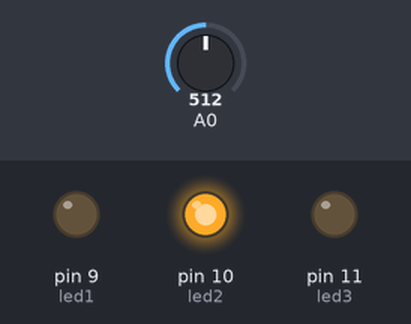
Bench run of a sketch on a simulated Arduino Uno, built with avr-gcc and run on an emulated ATmega328P. Shown: output pins drawn as LEDs (lit = HIGH). The test bench sets the inputs (shaded band); at power-on: A0 = 512.

Above: at 1.2 s.
1.3 s: A0 set to 331
At 1.9 s:
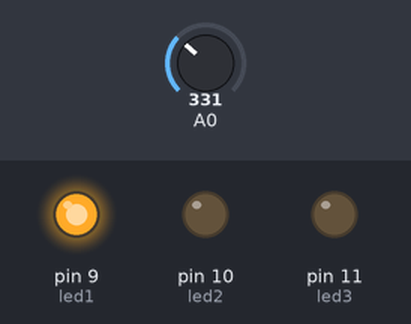
2.8 s: A0 set to 692
At 4.0 s:
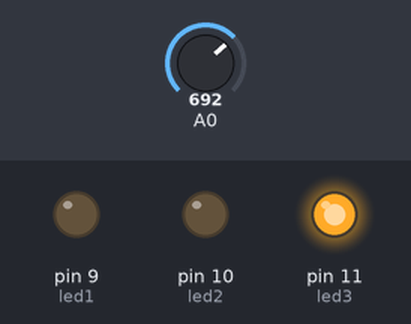
4.3 s: A0 set to 672
At 5.4 s:
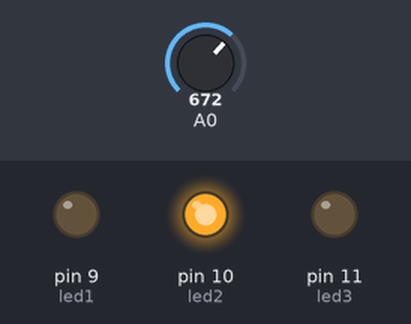
5.8 s: A0 set to 716
At 6.5 s:
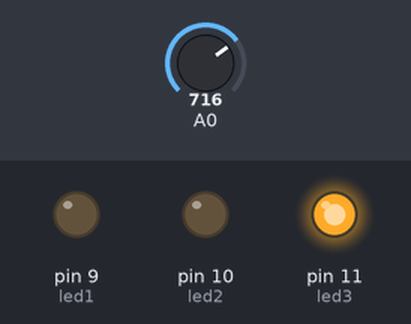
Timing chart, 0 to 8.3 s (numbered marks = the images above; inputs shaded):
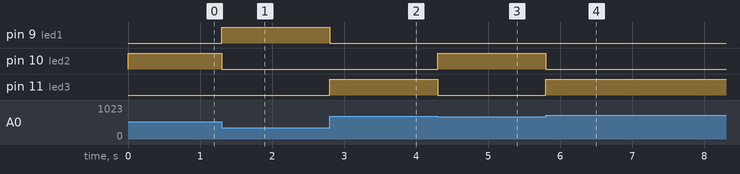

The sketch:

poteka_3_leedi_lylitus.ino
```cpp
int led1 = 9;
int led2 = 10;
int led3 = 11;


void setup() {

pinMode(led1, OUTPUT);
pinMode(led2, OUTPUT);
pinMode(led3, OUTPUT);
}

void loop(){
  int sensorValue = analogRead(A0);

  if (sensorValue < 341) {
  digitalWrite(led1, HIGH);
  }
  else{
    digitalWrite(led1, LOW);

  }
  if (sensorValue > 341 && sensorValue < 682) {
    digitalWrite(led2, HIGH);
  }
  else{
    digitalWrite(led2, LOW);
  }
  if(sensorValue > 682) {
    digitalWrite(led3, HIGH);
  }
  else{
    digitalWrite(led3, LOW);
  }
}
```

Measured:
- after the input at 1.3 s, pin 9 (led1): LOW → HIGH at once; pin 10 (led2): HIGH → LOW at once
- after the input at 2.8 s, pin 9 (led1): HIGH → LOW at once; pin 11 (led3): LOW → HIGH at once
- after the input at 4.3 s, pin 10 (led2): LOW → HIGH at once; pin 11 (led3): HIGH → LOW at once
- after the input at 5.8 s, pin 10 (led2): HIGH → LOW at once; pin 11 (led3): LOW → HIGH at once
